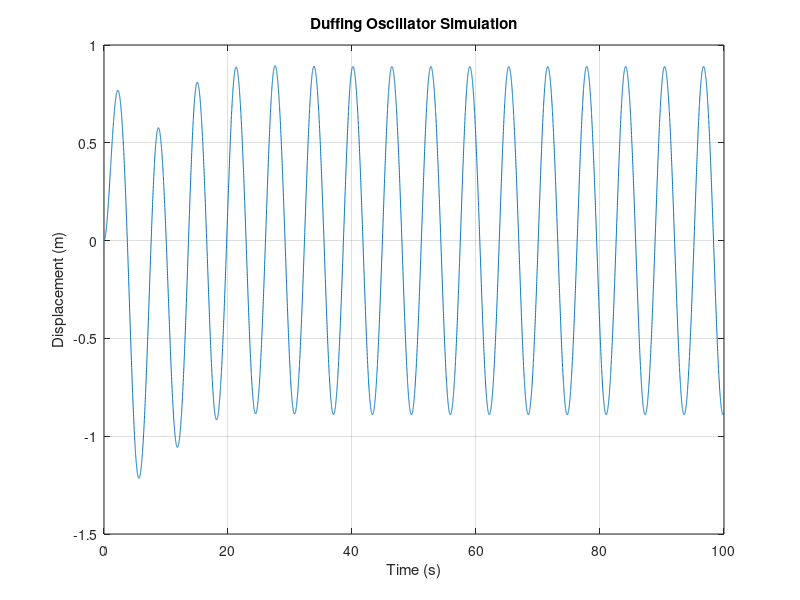

Source code (MATLAB):
%% Nonlinear Vibration Simulator: Duffing Oscillator
% This script simulates the dynamics of a Duffing oscillator.

% Parameters
m = 1;          % mass
k1 = 1;        % linear stiffness
k3 = -0.5;     % nonlinear stiffness
b = 0.1;       % damping
F0 = 1;        % amplitude of external force
omega = 1;     % frequency of external force

% Time parameters
T = 100;        % total time
dt = 0.01;      % time step
N = T/dt;       % number of time points

% Initialize state
x = zeros(N,1); % displacement
v = zeros(N,1); % velocity

t = (0:dt:T-dt)';

% Simulate the Duffing oscillator using the Runge-Kutta method
for i = 2:N
    % Forces
    F = F0 * cos(omega * t(i));
    
    % Nonlinear equation of motion: m * x'' + b * x' + k1 * x + k3 * x^3 = F
    
    % Runge-Kutta step
    x1 = x(i-1);
    v1 = v(i-1);
    k1x = v1;
    k1v = (F - b*v1 - k1*x1 - k3*x1^3) / m;
    
    k2x = v1 + 0.5*dt*k1v;
    k2v = (F - b*(v1 + 0.5*dt*k1v) - k1*k2x - k3*k2x^3) / m;
    
    k3x = v1 + 0.5*dt*k2v;
    k3v = (F - b*(v1 + 0.5*dt*k2v) - k1*k3x - k3*k3x^3) / m;
    
    k4x = v1 + dt*k3v;
    k4v = (F - b*(v1 + dt*k3v) - k1*k4x - k3*k4x^3) / m;
    
    % Update state
    x(i) = x1 + (dt/6)*(k1x + 2*k2x + 2*k3x + k4x);
    v(i) = v1 + (dt/6)*(k1v + 2*k2v + 2*k3v + k4v);
end

% Plotting the results
figure;
plot(t, x);
xlabel('Time (s)');
ylabel('Displacement (m)');
title('Duffing Oscillator Simulation');
grid on;
